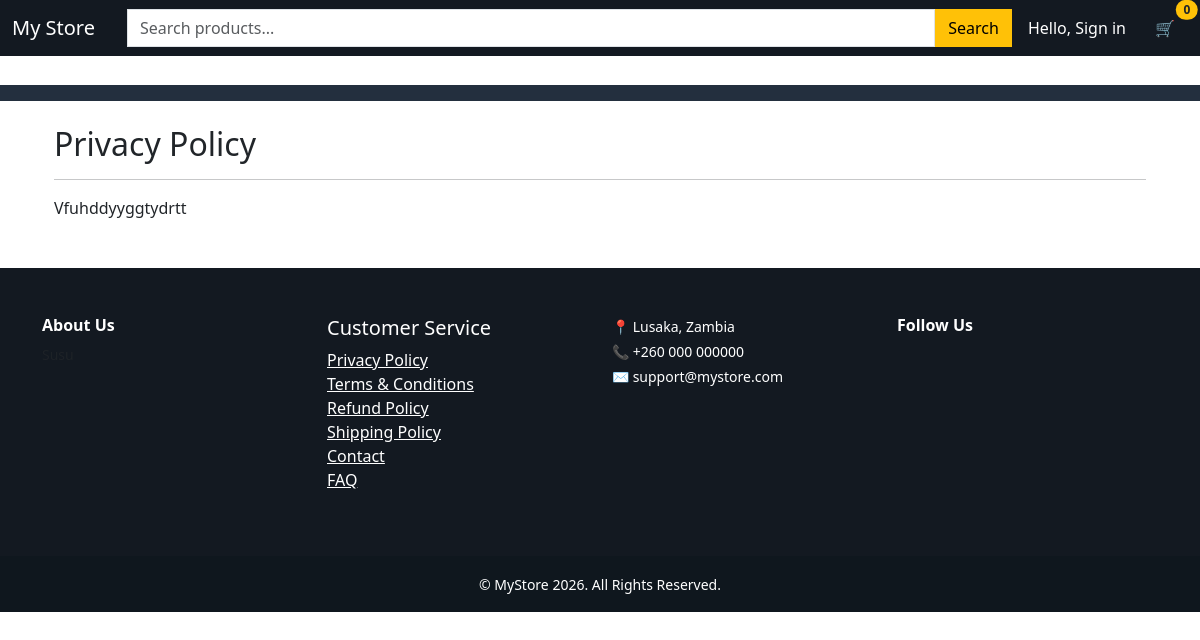
Page /page/privacy-policy on the committed database.
### tables this page shows
CREATE TABLE pages (
    id INTEGER PRIMARY KEY AUTOINCREMENT,
    slug TEXT UNIQUE,
    title TEXT,
    content TEXT
);

CREATE TABLE settings (
id INTEGER PRIMARY KEY,
store_name TEXT,
store_email TEXT,
store_phone TEXT,
store_address TEXT,
footer_about TEXT,
facebook TEXT,
instagram TEXT,
twitter TEXT,
youtube TEXT,
tiktok TEXT,
whatsapp TEXT,
google_analytics TEXT,
privacy_policy_page TEXT,
terms_page TEXT,
refund_page TEXT,
shipping_page TEXT,
contact_page TEXT,
faq_page TEXT,
logo TEXT
);

### routes/pages.py (the view)
@pages_bp.route("/page/<slug>")
def page(slug):
    conn = get_db()
    page = conn.execute(
        "SELECT * FROM pages WHERE slug=?",
        (slug,)
    ).fetchone()
    return render_template("page.html", page=page)

### app.py (called while the page is built)
@app.context_processor
def inject_settings():
    conn = get_db()
    settings = conn.execute(
        "SELECT * FROM settings WHERE id=1"
    ).fetchone()
    return dict(settings=settings)

### models/database.py (called while the page is built)
def get_db():
    if "db" not in g:
        g.db = sqlite3.connect(DATABASE)
        g.db.row_factory = sqlite3.Row
    return g.db

### templates/page.html
{% extends "base.html" %}
{% block content %}
<div class="container mt-4">
<h2>{{ page.title }}</h2>
<hr>
<div>
{{ page.content | safe }}
</div>
</div>
{% endblock %}

### templates/base.html (shortened to what this page needs)
<!DOCTYPE html>
<html lang="en">
<head>
    <link href="https://cdn.jsdelivr.net/npm/bootstrap@5.3.2/dist/css/bootstrap.min.css" rel="stylesheet">
<link rel="stylesheet" href="https://cdn.jsdelivr.net/npm/bootstrap-icons@1.11.1/font/bootstrap-icons.css">
</head>
<body>
<nav class="navbar navbar-expand-lg navbar-dark fixed-top" style="background:#131921; z-index:1050;">
  <div class="container-fluid">
   <a class="navbar-brand" href="/">
    {% if settings and settings.logo %}
        <img src="{{ url_for('static', filename='uploads/' ~ settings.logo) }}" height="40">
    {% else %}
        My Store
    {% endif %}
</a>
    <form class="d-flex flex-grow-1 mx-3 position-relative" action="/search" method="GET">
<input
class="form-control rounded-0"
type="search"
name="q"
id="search-input"
placeholder="Search products..."
autocomplete="off">
<button class="btn btn-warning rounded-0" type="submit">
Search
</button>
</form>
    <div class="d-flex align-items-center">
      {% if session.get("customer_id") %}
      <div class="dropdown me-3">
        <a class="text-white dropdown-toggle text-decoration-none" href="#" role="button" data-bs-toggle="dropdown">
          Hello, {{ session.get("customer_name") }}
        </a>
        <ul class="dropdown-menu">
          <li><a class="dropdown-item" href="/my_orders">My Orders</a></li>
          <li><a class="dropdown-item" href="/logout">Logout</a></li>
        </ul>
      </div>
      {% else %}
        <a href="/login" class="text-white me-3 text-decoration-none">Hello, Sign in</a>
      {% endif %}
      <button class="btn text-white position-relative" data-bs-toggle="modal" data-bs-target="#cartModal">
        🛒
        <span id="cart-count" class="position-absolute top-0 start-100 translate-middle badge rounded-pill bg-warning text-dark">0</span>
      </button>
    </div>
  </div>
</nav>
<div style="background:#232F3E;">
  <div class="container">
    <ul class="nav py-2 overflow-auto">
    </ul>
  </div>
</div>
<div class="container mt-4">
    {% block content %}{% endblock %}
</div>
<footer class="mt-5 text-white" style="background:#131921;">
  <div class="container py-5">
    <div class="row">
      <div class="col-md-3 mb-4">
        <h6 class="fw-bold">About Us</h6>
        <p class="small text-muted">
        </p>
      </div>
      <div class="col-md-3">
        <h5>Customer Service</h5>
        <ul class="list-unstyled">
          <li>
            <a href="{{ settings.privacy_policy_page or '/page/privacy-policy' }}" class="text-white">
              Privacy Policy
            </a>
          </li>
          <li>
            <a href="{{ settings.terms_page or '/page/terms' }}" class="text-white">
              Terms & Conditions
            </a>
          </li>
          <li>
            <a href="{{ settings.refund_page or '/page/refund-policy' }}" class="text-white">
              Refund Policy
            </a>
          </li>
          <li>
            <a href="{{ settings.shipping_page or '/page/shipping-policy' }}" class="text-white">
              Shipping Policy
            </a>
          </li>
          <li>
            <a href="{{ settings.contact_page or '/page/contact' }}" class="text-white">
              Contact
            </a>
          </li>
          <li>
            <a href="{{ settings.faq_page or '/page/faq' }}" class="text-white">
              FAQ
            </a>
          </li>
        </ul>
      </div>
      <div class="col-md-3">
        <p class="small mb-1">
        📍 {{ settings.store_address or "Lusaka, Zambia" }}
        </p>
        <p class="small mb-1">
        📞 {{ settings.store_phone or "+260 000 000000" }}
        </p>
        <p class="small mb-3">
        ✉ {{ settings.store_email or "support@mystore.com" }}
        </p>
      </div>
      <div class="col-md-3">
        <h6 class="fw-bold">Follow Us</h6>
      </div>
    </div>
  </div>
  <div class="text-center py-3" style="background:#0f171e;">
    <small>
      © {{ settings.store_name or "MyStore" }} 2026. All Rights Reserved.
    </small>
  </div>
</footer>
</body>
</html>

### templates/base.html (style rules this page uses)
body { padding-top: 85px; }

### rows in the picture
pages: title "Privacy Policy", content "Vfuhddyyggtydrtt"
settings: store_address "Lusaka, Zambia", store_phone "+260 000 000000", store_email "support@mystore.com", store_name "MyStore"
